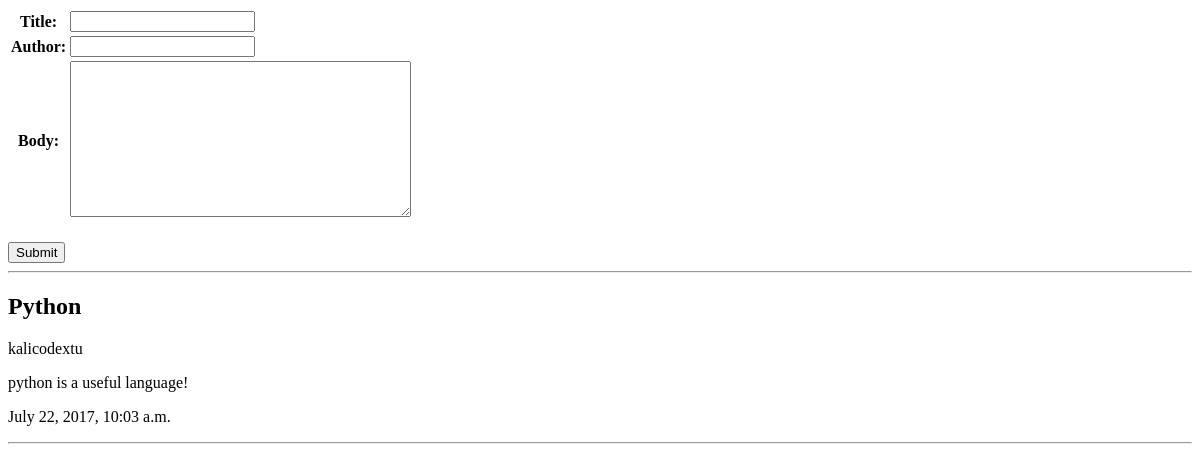
The page /blog/view on the database as committed earlier.
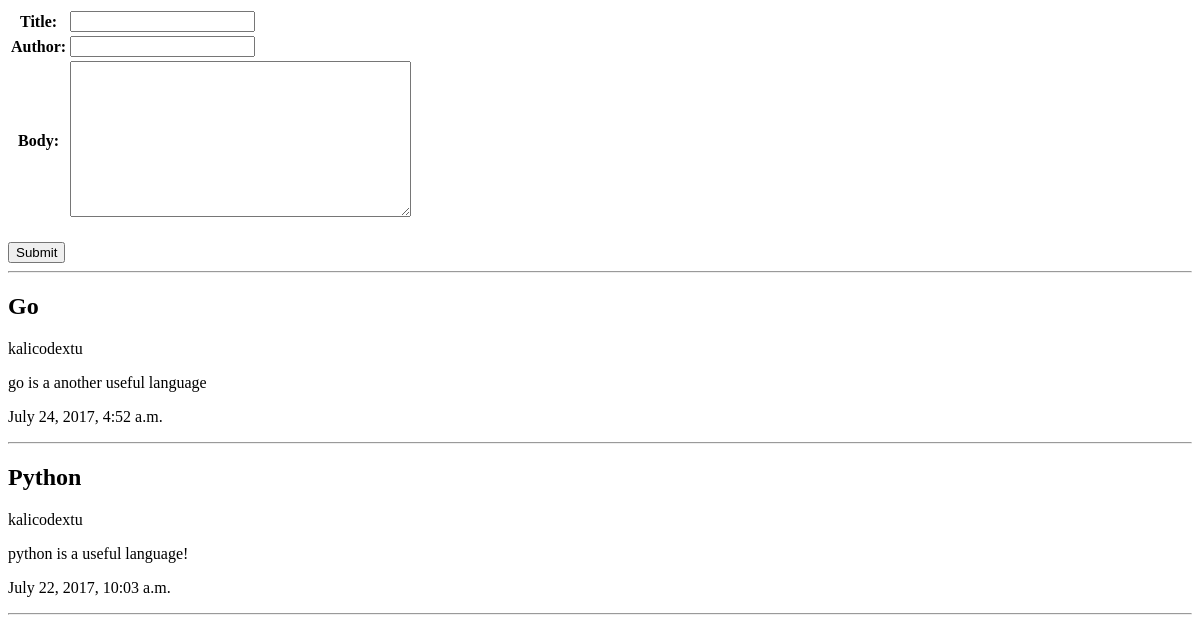
The same page on the database as committed later.
### blog/models.py (models this page shows)
class BlogPost(models.Model):
    title = models.CharField(max_length=160)
    author = models.CharField(max_length=160)
    body = models.TextField()
    timestamp = models.DateTimeField()
    class Meta:
        ordering = ('-timestamp',)

### blog/views.py (the view)
def archive(request):
    posts = BlogPost.objects.all().order_by('-timestamp')
    return render(request, 'archive.html', {'posts': posts,'form':BlogPostForm()})

### blog/forms.py
class BlogPostForm(ModelForm):
    class Meta:
        model = BlogPost
        exclude = ('timestamp',)

### blog/templates/archive.html (shortened to what this page needs)
<!DOCTYPE html>
<html lang="en">
<head>
</head>
<body>
    <form action="/blog/create" method="post">{% csrf_token %}
        <table>{{ form }}</table><br>
        <input type="submit">
    </form>
    <hr> {% for post in posts %}
    <h2>{{post.title|title}}</h2>
    <p>{{post.author}}</p>
    <p>{{post.body}}</p>
    <p>{{post.timestamp}}</p>
    <hr> {% endfor %}
</body>
</html>

Rows that differ between the two databases and show on the page:
added BlogPost: title "Go", author "kalicodextu", body "go is a another useful language", timestamp "July 24, 2017, 4:52 a.m."
